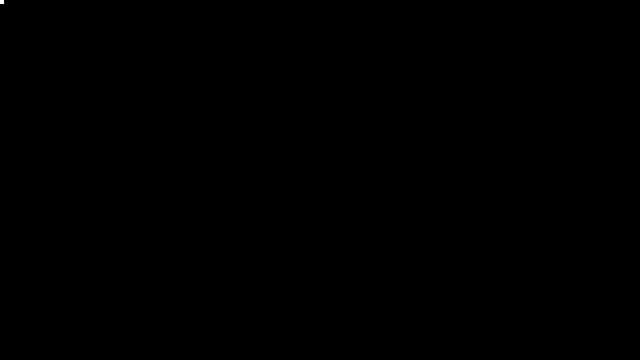
#> input picture frame 0 of videoplayback.mp4, 640 x 360 px
$ python main.py
#> lines starting #> are read from the running program, lines starting #| are printed output that depends on the picture
### Opticalflow.py
import numpy as np
import cv2

class Opticalflow:

    def __init__(self, video, length):

#> called with video = 'videoplayback.mp4', length = 0
        cap = cv2.VideoCapture(video)
        cap.set(1, length)
        # params for ShiTomasi corner detection
        feature_params = dict(maxCorners=100,
                              qualityLevel=0.3,
                              minDistance=7,
                              blockSize=7)

        # Parameters for lucas kanade optical flow
        lk_params = dict(winSize=(cap.read()[1].shape[0], cap.read()[1].shape[1]),
                         maxLevel=2,
                         criteria=(cv2.TERM_CRITERIA_EPS | cv2.TERM_CRITERIA_COUNT, 10, 0.03))
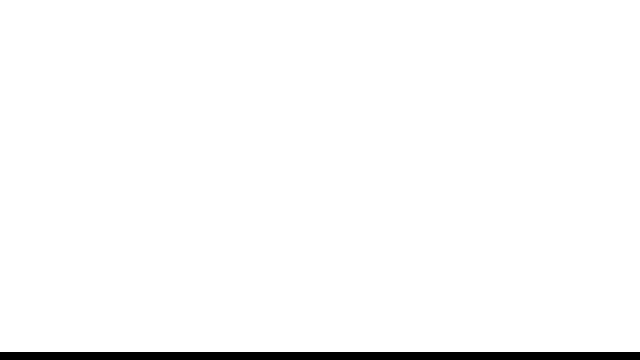
#> input picture frame 1 of videoplayback.mp4, 640 x 360 px
#> lk_params = {'winSize': (360, 640), 'maxLevel': 2, 'criteria': (3, 10, 0.03)}

        # Create some random colors
        color = np.random.randint(0, 255, (100, 3))

        # Take first frame and find corners in it
        ret, old_frame = cap.read()
        old_gray = cv2.cvtColor(old_frame, cv2.COLOR_BGR2GRAY)
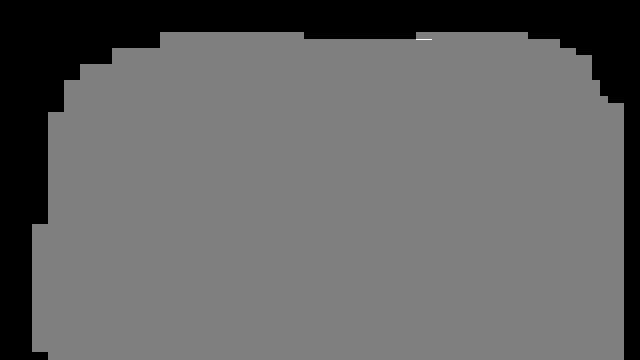
#> old_gray: shape (360, 640); min 17, max 19, mean 17.8; drawn with min black and max white
        p0 = cv2.goodFeaturesToTrack(old_gray, mask=None, **feature_params)
#> p0 = 23 rows, first 8: [45, 354], [34, 349], [34, 226], [45, 221], [50, 114], [61, 109], [621, 105], [610, 100]

        # Create a mask image for drawing purposes
        mask = np.zeros_like(old_frame)

        while True:
            ret, frame = cap.read()
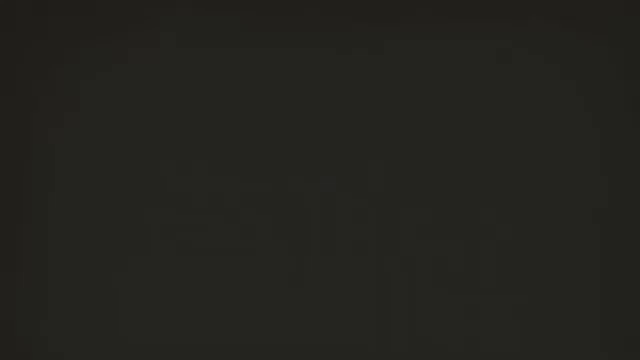
#> input picture frame 3 of videoplayback.mp4, 640 x 360 px
#> frame is the input picture: shape (360, 640, 3); mean B, G, R 30.4, 35.2, 35.5
            frame_gray = cv2.cvtColor(frame, cv2.COLOR_BGR2GRAY)
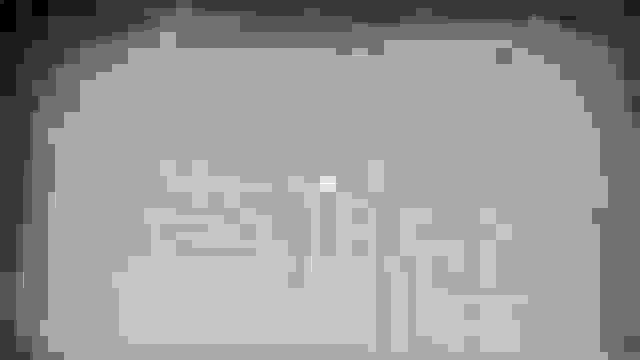
#> frame_gray: shape (360, 640); min 29, max 38, mean 34.4; drawn with min black and max white

            # calculate optical flow
            p1, st, err = cv2.calcOpticalFlowPyrLK(old_gray, frame_gray, p0, None, **lk_params)
#> p1 has the same summary as p0; st = 23 values from 0 to 0; err = 23 values, max 2.27e+19 at index 0, min -4.49e+24 at index 9, mean -1.95e+23

            print(p1)
#> (printed output is left out)
            # Select good points
            try:
                good_new = p1[st == 1]
#> good_new = empty array
                good_old = p0[st == 1]
#> good_old = empty array
            except:
                print("failed")
                Opticalflow(video, length)

            # draw the tracks
            for i, (new, old) in enumerate(zip(good_new, good_old)):
                a, b = new.ravel()
                c, d = old.ravel()
                mask = cv2.line(mask, (a, b), (c, d), color[i].tolist(), 2)
                frame = cv2.circle(frame, (a, b), 5, color[i].tolist(), -1)
#> this loop made 0 passes
#> mask: shape (360, 640, 3); every value is 0
            img = cv2.add(frame, mask)

            cv2.imshow('frame', img)
            k = cv2.waitKey(30) & 0xff
#> (key Esc is pressed here)
            if k == 27:
                break

            # Now update the previous frame and previous points
            old_gray = frame_gray.copy()
            p0 = good_new.reshape(-1, 1, 2)
            length += 1

        cv2.destroyAllWindows()
        cap.release()

### main.py
import numpy as np
import cv2 as cv
from Opticalflow import Opticalflow


class Camshift:

    def __init__(self, video):
        # Read the input video
#> called with video = 'videoplayback.mp4'
        cap = cv.VideoCapture(video)
        cap.set(1, 270)

        cv.imshow('frame', cap.read()[1])
        print(cap.read()[1].shape)
        # take first frame of the
        # video
        ret, frame = cap.read()

        # setup initial region of
        # tracker
        x, y, width, height = 200, 60, 200, 200
        track_window = (x, y,
                        width, height)

        # set up the Region of
        # Interest for tracking
        roi = frame[y:y + height,
              x: x + width]
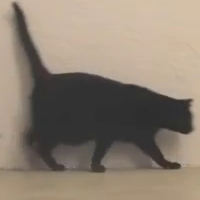
#> roi: shape (200, 200, 3); mean B, G, R 113.7, 127.5, 140.2
        # convert ROI from BGR to
        # HSV format
        hsv_roi = cv.cvtColor(roi,
                              cv.COLOR_BGR2HSV)
#> hsv_roi: shape (200, 200, 3); mean H, S, V 16.2, 41.1, 140.2

        roi_hist = cv.calcHist([hsv_roi],
                               [0], None,
                               [180],
                               [0, 180])
#> roi_hist = 180 values, max 9432 at index 15, min 0 at index 1, mean 222.2

        cv.normalize(roi_hist, roi_hist,
                     0, 255, cv.NORM_MINMAX)

        # Setup the termination criteria,
        # either 15 iteration or move by
        # atleast 2 pt
        term_crit = (cv.TERM_CRITERIA_EPS |
                     cv.TERM_CRITERIA_COUNT, 10, 1)

        while True:
            ret, frame = cap.read()
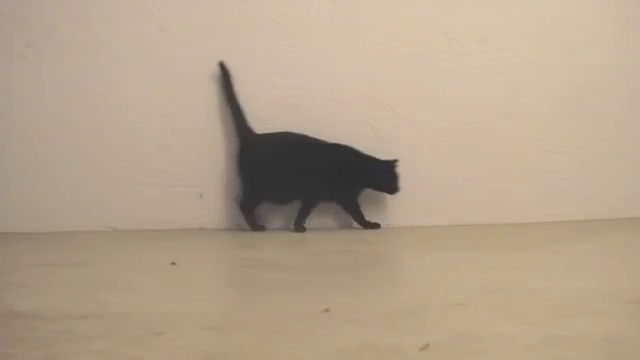
#> input picture frame 273 of videoplayback.mp4, 640 x 360 px
#> frame is the input picture: shape (360, 640, 3); mean B, G, R 139.7, 162, 179.8

            #Resize the video frames.
            frame = cv.resize(frame,
                              (720, 720),
                              fx=0, fy=0,
                              interpolation=cv.INTER_CUBIC)
#> frame: shape (720, 720, 3)


            cv.imshow('Original', frame)

            # perform thresholding on
            # the video frames
            ret1, frame1 = cv.threshold(frame,
                                        180, 155,
                                        cv.THRESH_TOZERO_INV)

            # convert from BGR to HSV
            # format.
            hsv = cv.cvtColor(frame1, cv.COLOR_BGR2HSV)
#> hsv: shape (720, 720, 3); mean H, S, V 67.8, 174.9, 161.7

            dst = cv.calcBackProject([hsv],
                                     [0],
                                     roi_hist,
                                     [0, 180], 1)
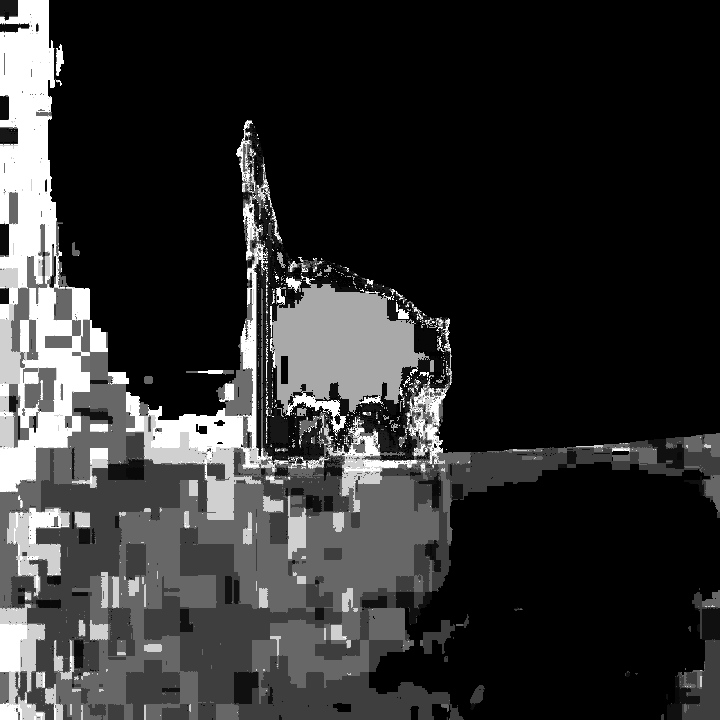
#> dst: shape (720, 720); min 0, max 255, mean 47.6

            # apply Camshift to get the
            # new location
            ret2, track_window = cv.CamShift(dst,
                                             track_window,
                                             term_crit)
#> ret2 = ((323, 385.5), (228.2, 243.5), 53.46); track_window = (224, 293, 198, 185)

            # Draw it on image
            pts = cv.boxPoints(ret2)
#> pts = [[157.2, 366.3], [352.9, 221.3], [488.8, 404.7], [293.1, 549.7]]

            # convert from floating
            # to integer
            pts = np.int0(pts)
#> pts = [[157, 366], [352, 221], [488, 404], [293, 549]]

            # Draw Tracking window on the
            # video frame.
            Result = cv.polylines(frame,
                                  [pts],
                                  True,
                                  (0, 255, 255),
                                  2)

            cv.imshow('Camshift', Result)

            # set ESC key as the
            # exit button.
            k = cv.waitKey(30) & 0xff
#> (key Esc is pressed here)

            if k == 27:
                break

        # Release the cap object
        cap.release()

        # close all opened windows
        cv.destroyAllWindows()


if __name__ == '__main__':

    Opticalflow('videoplayback.mp4', 0)
    Camshift('videoplayback.mp4')

$ run again, starting later in the video
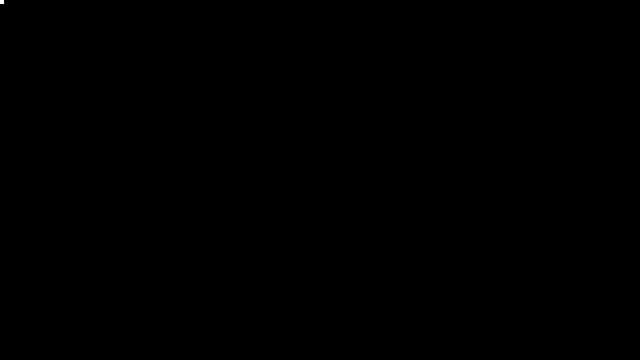
#> input picture frame 0 of videoplayback.mp4, 640 x 360 px
#> lk_params = {'winSize': (360, 640), 'maxLevel': 2, 'criteria': (3, 10, 0.03)}
#> p0 = 23 rows, first 8: [45, 354], [34, 349], [34, 226], [45, 221], [50, 114], [61, 109], [621, 105], [610, 100]
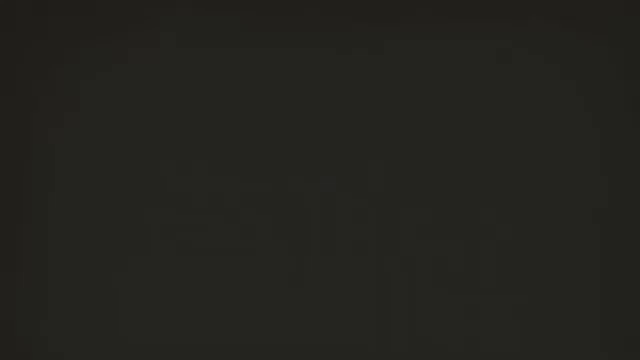
#> input picture frame 3 of videoplayback.mp4, 640 x 360 px
#> in __init__, frame is the input picture: shape (360, 640, 3); mean B, G, R 30.4, 35.2, 35.5
#> p1 has the same summary as p0; st = 23 values from 0 to 0; err = 23 values, max 2.27e+19 at index 0, min -1.31e+18 at index 6, mean 9.32e+17
#> (printed output is left out)
#> good_new = empty array
#> hsv_roi: shape (200, 200, 3); mean H, S, V 16.2, 41.1, 140.2
#> roi_hist = 180 values, max 9432 at index 15, min 0 at index 1, mean 222.2
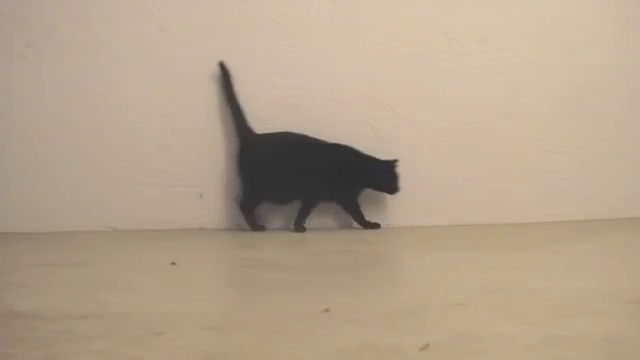
#> input picture frame 273 of videoplayback.mp4, 640 x 360 px
#> in __init__, frame is the input picture: shape (360, 640, 3); mean B, G, R 139.7, 162, 179.8
#> frame: shape (720, 720, 3)
#> hsv: shape (720, 720, 3); mean H, S, V 67.8, 174.9, 161.7
#> ret2 = ((323, 385.5), (228.2, 243.5), 53.46); track_window = (224, 293, 198, 185)
#> in __init__, `pts = cv.boxPoints(ret2)`: pts = [[157.2, 366.3], [352.9, 221.3], [488.8, 404.7], [293.1, 549.7]]
#> in __init__, `pts = np.int0(pts)`: pts = [[157, 366], [352, 221], [488, 404], [293, 549]]

$ run again, starting later in the video
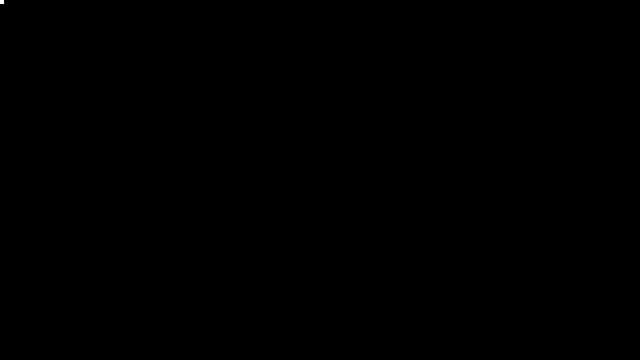
#> input picture frame 0 of videoplayback.mp4, 640 x 360 px
#> lk_params = {'winSize': (360, 640), 'maxLevel': 2, 'criteria': (3, 10, 0.03)}
#> p0 = 23 rows, first 8: [45, 354], [34, 349], [34, 226], [45, 221], [50, 114], [61, 109], [621, 105], [610, 100]
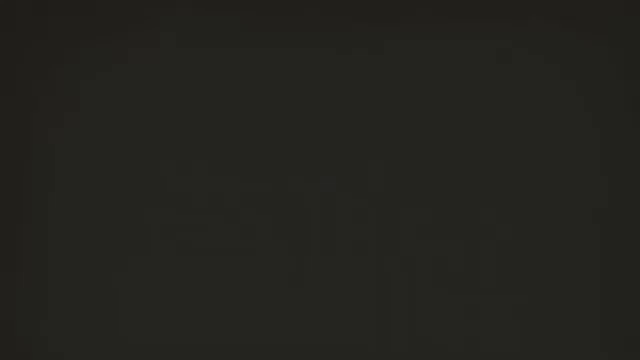
#> input picture frame 3 of videoplayback.mp4, 640 x 360 px
#> in __init__, frame is the input picture: shape (360, 640, 3); mean B, G, R 30.4, 35.2, 35.5
#> p1 has the same summary as p0; st = 23 values from 0 to 0; err = 23 values, max 2.27e+19 at index 0, min -1.41e+14 at index 20, mean 9.89e+17
#> (printed output is left out)
#> good_new = empty array
#> hsv_roi: shape (200, 200, 3); mean H, S, V 16.2, 41.1, 140.2
#> roi_hist = 180 values, max 9432 at index 15, min 0 at index 1, mean 222.2
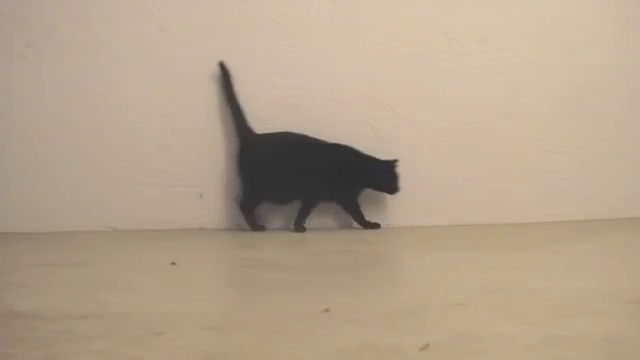
#> input picture frame 273 of videoplayback.mp4, 640 x 360 px
#> in __init__, frame is the input picture: shape (360, 640, 3); mean B, G, R 139.7, 162, 179.8
#> frame: shape (720, 720, 3)
#> hsv: shape (720, 720, 3); mean H, S, V 67.8, 174.9, 161.7
#> ret2 = ((323, 385.5), (228.2, 243.5), 53.46); track_window = (224, 293, 198, 185)
#> in __init__, `pts = cv.boxPoints(ret2)`: pts = [[157.2, 366.3], [352.9, 221.3], [488.8, 404.7], [293.1, 549.7]]
#> in __init__, `pts = np.int0(pts)`: pts = [[157, 366], [352, 221], [488, 404], [293, 549]]
